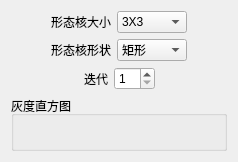
                  <widget class="QWidget" name="page_erod">
                   <layout class="QVBoxLayout" name="verticalLayout_14" stretch="0,0,0,9">
                    <item>
                     <layout class="QHBoxLayout" name="horizontalLayout_16">
                      <item>
                       <spacer name="horizontalSpacer_3">
                        <property name="orientation">
                         <enum>Qt::Horizontal</enum>
                        </property>
                        <property name="sizeHint" stdset="0">
                         <size>
                          <width>40</width>
                          <height>20</height>
                         </size>
                        </property>
                       </spacer>
                      </item>
                      <item>
                       <widget class="QLabel" name="label_10">
                        <property name="text">
                         <string>形态核大小</string>
                        </property>
                       </widget>
                      </item>
                      <item>
                       <widget class="QComboBox" name="erod_comboBox_size">
                        <property name="minimumSize">
                         <size>
                          <width>70</width>
                          <height>0</height>
                         </size>
                        </property>
                        <property name="maximumSize">
                         <size>
                          <width>70</width>
                          <height>16777215</height>
                         </size>
                        </property>
                        <item>
                         <property name="text">
                          <string>3X3</string>
                         </property>
                        </item>
                        <item>
                         <property name="text">
                          <string>5X5</string>
                         </property>
                        </item>
                        <item>
                         <property name="text">
                          <string>7X7</string>
                         </property>
                        </item>
                        <item>
                         <property name="text">
                          <string>9X9</string>
                         </property>
                        </item>
                        <item>
                         <property name="text">
                          <string>11X11</string>
                         </property>
                        </item>
                        <item>
                         <property name="text">
                          <string>13X13</string>
                         </property>
                        </item>
                        <item>
                         <property name="text">
                          <string>15X15</string>
                         </property>
                        </item>
                        <item>
                         <property name="text">
                          <string>17X17</string>
                         </property>
                        </item>
                        <item>
                         <property name="text">
                          <string>19X19</string>
                         </property>
                        </item>
                        <item>
                         <property name="text">
                          <string>21X21</string>
                         </property>
                        </item>
                        <item>
                         <property name="text">
                          <string>23X23</string>
                         </property>
                        </item>
                        <item>
                         <property name="text">
                          <string>25X25</string>
                         </property>
                        </item>
                       </widget>
                      </item>
                      <item>
                       <spacer name="horizontalSpacer_4">
                        <property name="orientation">
                         <enum>Qt::Horizontal</enum>
                        </property>
                        <property name="sizeHint" stdset="0">
                         <size>
                          <width>40</width>
                          <height>20</height>
                         </size>
                        </property>
                       </spacer>
                      </item>
                     </layout>
                    </item>
                    <item>
                     <layout class="QHBoxLayout" name="horizontalLayout_17">
                      <item>
                       <spacer name="horizontalSpacer_5">
                        <property name="orientation">
                         <enum>Qt::Horizontal</enum>
                        </property>
                        <property name="sizeHint" stdset="0">
                         <size>
                          <width>40</width>
                          <height>20</height>
                         </size>
                        </property>
                       </spacer>
                      </item>
                      <item>
                       <widget class="QLabel" name="label_11">
                        <property name="text">
                         <string>形态核形状</string>
                        </property>
                       </widget>
                      </item>
                      <item>
                       <widget class="QComboBox" name="erod_comboBox_shape">
                        <property name="minimumSize">
                         <size>
                          <width>70</width>
                          <height>0</height>
                         </size>
                        </property>
                        <property name="maximumSize">
                         <size>
                          <width>70</width>
                          <height>16777215</height>
                         </size>
                        </property>
                        <item>
                         <property name="text">
                          <string>矩形</string>
                         </property>
                        </item>
                        <item>
                         <property name="text">
                          <string>椭圆</string>
                         </property>
                        </item>
                        <item>
                         <property name="text">
                          <string>十字交叉</string>
                         </property>
                        </item>
                       </widget>
                      </item>
                      <item>
                       <spacer name="horizontalSpacer_6">
                        <property name="orientation">
                         <enum>Qt::Horizontal</enum>
                        </property>
                        <property name="sizeHint" stdset="0">
                         <size>
                          <width>40</width>
                          <height>20</height>
                         </size>
                        </property>
                       </spacer>
                      </item>
                     </layout>
                    </item>
                    <item>
                     <layout class="QHBoxLayout" name="horizontalLayout_18">
                      <item>
                       <spacer name="horizontalSpacer_7">
                        <property name="orientation">
                         <enum>Qt::Horizontal</enum>
                        </property>
                        <property name="sizeHint" stdset="0">
                         <size>
                          <width>40</width>
                          <height>20</height>
                         </size>
                        </property>
                       </spacer>
                      </item>
                      <item>
                       <widget class="QLabel" name="label_12">
                        <property name="text">
                         <string>迭代</string>
                        </property>
                       </widget>
                      </item>
                      <item>
                       <widget class="QSpinBox" name="erod_spinBox">
                        <property name="minimum">
                         <number>1</number>
                        </property>
                        <property name="maximum">
                         <number>99</number>
                        </property>
                       </widget>
                      </item>
                      <item>
                       <spacer name="horizontalSpacer_8">
                        <property name="orientation">
                         <enum>Qt::Horizontal</enum>
                        </property>
                        <property name="sizeHint" stdset="0">
                         <size>
                          <width>40</width>
                          <height>20</height>
                         </size>
                        </property>
                       </spacer>
                      </item>
                     </layout>
                    </item>
                    <item>
                     <widget class="QGroupBox" name="groupBox_6">
                      <property name="title">
                       <string>灰度直方图</string>
                      </property>
                      <layout class="QVBoxLayout" name="verticalLayout_15">
                       <item>
                        <widget class="QLabel" name="erod_label_histImage">
                         <property name="text">
                          <string/>
                         </property>
                        </widget>
                       </item>
                      </layout>
                     </widget>
                    </item>
                   </layout>
                  </widget>
